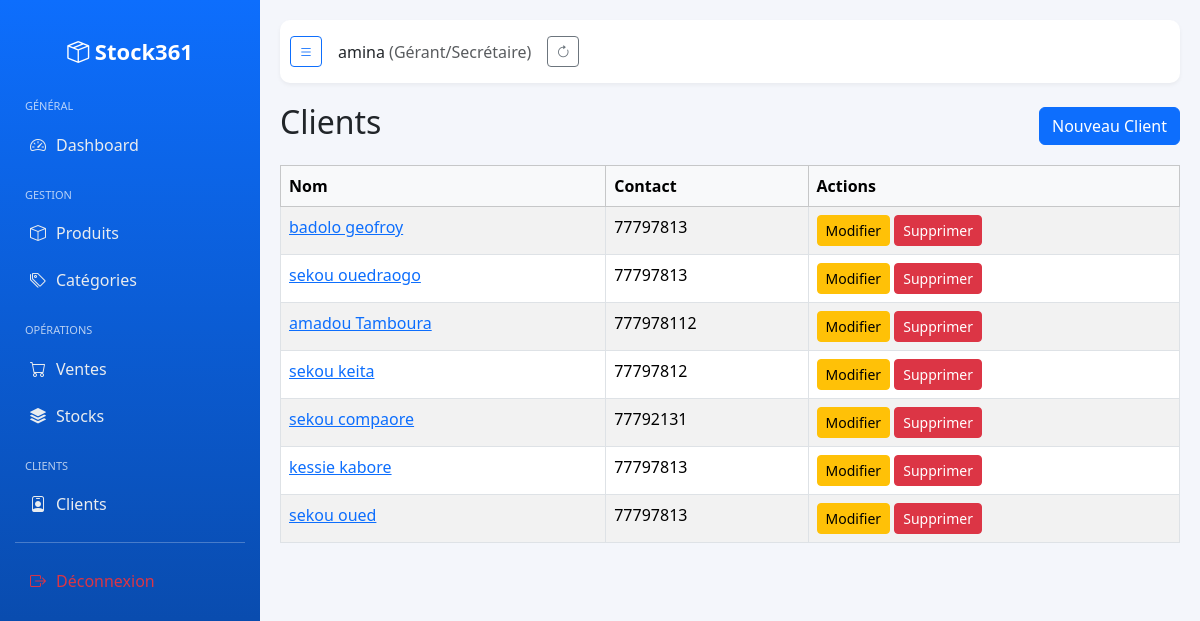
Page /vente/clients/ (signed in) on the earlier database version.
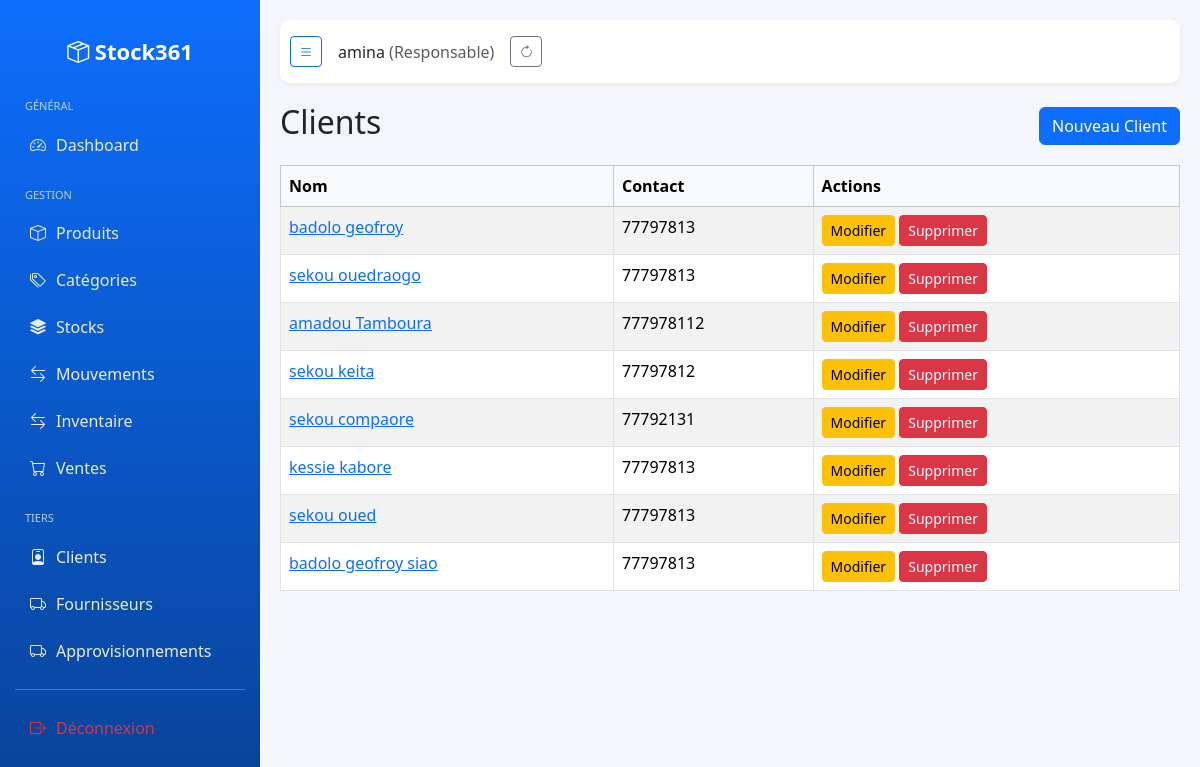
Same page on the later database version.
### entreprise/models.py (models this page shows, shortened)
class Utilisateur(AbstractUser):
    class TypeUtilisateur(models.TextChoices):
        SUPER_ADMIN = 'super_admin', 'Super Admin'
        RESPONSABLE = 'responsable', 'Responsable'
        GERANT = 'gerant', 'Gérant/Secrétaire'
    entreprise = models.ForeignKey(
        Entreprise,
        on_delete=models.CASCADE,
        related_name='utilisateurs',
        blank=True,
        null=True
    )
    type_utilisateur = models.CharField(
        max_length=20,
        choices=TypeUtilisateur.choices,
        default=TypeUtilisateur.GERANT
    )
    est_actif = models.BooleanField(default=True)
    telephone = models.CharField(max_length=20, blank=True, null=True)
    adresse = models.CharField(max_length=255, blank=True, null=True)
    date_creation = models.DateTimeField(default=timezone.now)
    @property
    def est_super_admin(self):
        return self.type_utilisateur == self.TypeUtilisateur.SUPER_ADMIN
    @property
    def est_responsable(self):
        return self.type_utilisateur == self.TypeUtilisateur.RESPONSABLE
    @property
    def est_gerant(self):
        return self.type_utilisateur == self.TypeUtilisateur.GERANT
    def get_role_display(self):
        return self.get_type_utilisateur_display()
    @property
    def responsable(self):
        """
        Retourne le premier utilisateur de type 'responsable' ou None
        """
        return self.utilisateurs.filter(type_utilisateur='responsable').first()

### vente/models.py (models this page shows, shortened)
class Client(models.Model):
    entreprise = models.ForeignKey(Entreprise, on_delete=models.CASCADE, related_name='clients')
    nom = models.CharField(max_length=150)
    contact = models.CharField(max_length=50, blank=True, null=True)

### vente/views.py (the view)
# urls.py: path('clients/', views.ClientListView.as_view(), name='client_list'),
class ClientListView(LoginRequiredMixin, ListView):
    model = Client
    template_name = 'vente/client_list.html'
    context_object_name = 'clients'
    def get_queryset(self):
        user = self.request.user
        if user.est_super_admin:
            return Client.objects.all()
        return Client.objects.filter(entreprise=user.entreprise)

### templates/vente/client_list.html (shortened to what this page needs)
{% extends 'base.html' %}
{% block content %}
<div class="d-flex justify-content-between align-items-center mb-3">
    <h2>Clients</h2>
    <a href="{% url 'client_create' %}" class="btn btn-primary">Nouveau Client</a>
</div>
<table class="table table-striped table-bordered" id="clientsTable">
    <thead class="table-light">
        <tr>
            <th>Nom</th>
            <th>Contact</th>
            <th>Actions</th>
        </tr>
    </thead>
    <tbody>
        {% for client in clients %}
        <tr>
            <td><a href="{% url 'client_detail' client.pk %}">{{ client.nom }}</a></td>
            <td>{{ client.contact|default:"-" }}</td>
            <td>
                <a href="{% url 'client_update' client.pk %}" class="btn btn-sm btn-warning">Modifier</a>
                <a href="{% url 'client_delete' client.pk %}" class="btn btn-sm btn-danger">Supprimer</a>
            </td>
        </tr>
        {% empty %}
        <tr>
            <td colspan="3" class="text-center">Aucun client trouvé</td>
        </tr>
        {% endfor %}
    </tbody>
</table>
{% endblock %}

### templates/base.html (shortened to what the changed rows need)
<!DOCTYPE html>
<html lang="fr">
{% load static %}
<head>
    <link href="{% static 'vendor/bootstrap/css/bootstrap.min.css' %}" rel="stylesheet">
    <link href="{% static 'vendor/bootstrap-icons/font/bootstrap-icons.css' %}" rel="stylesheet">
    <link rel="stylesheet" href="{% static 'vendor/datatables/css/jquery.dataTables.min.css' %}">
    <link rel="stylesheet" href="{% static 'vendor/datatables/css/dataTables.bootstrap5.min.css' %}">
    <link rel="stylesheet" href="{% static 'vendor/datatables/css/buttons.bootstrap5.min.css' %}">
    <link rel="stylesheet" href="{% static 'vendor/datatables/css/select.bootstrap5.min.css' %}">
    <link rel="stylesheet" href="{% static 'vendor/datatables/css/responsive.bootstrap5.min.css' %}">
</head>
<body>
<div class="sidebar" id="sidebar">
    <div class="brand">
        <i class="bi bi-box-seam"></i> <span>Stock361</span>
    </div>
    {% if request.user.est_super_admin %}
        <div class="menu-title">Général</div>
        <a href="{% url 'dashboard' %}"><i class="bi bi-speedometer2"></i> <span>Dashboard</span></a>
        <div class="menu-title">Administration</div>
        <a href="{% url 'entreprise_list' %}"><i class="bi bi-building"></i> <span>Entreprises</span></a>
        <a href="{% url 'utilisateur_list' %}"><i class="bi bi-people"></i> <span>Utilisateurs</span></a>
        <div class="menu-title">Gestion</div>
        <a href="{% url 'produit:produit_list' %}"><i class="bi bi-box"></i> <span>Produits</span></a>
        <a href="{% url 'produit:categorie_list' %}">
            <i class="bi bi-tags"></i> <span>Catégories</span>
        </a>
        <a href="{% url 'stock_list' %}"><i class="bi bi-stack"></i> <span>Stocks</span></a>
        <a href="{% url 'inventaire_list' %}"><i class="bi bi-stack"></i> <span>Inventaire</span></a>
        <a href="{% url 'mouvement_list' %}"><i class="bi bi-arrow-left-right"></i> <span>Mouvements</span></a>
        <a href="{% url 'vente_list' %}"><i class="bi bi-cart"></i> <span>Ventes</span></a>
        <div class="menu-title">Tiers</div>
        <a href="{% url 'client_list' %}"><i class="bi bi-person-badge"></i> <span>Clients</span></a>
    {% elif request.user.est_responsable %}
        <div class="menu-title">Général</div>
        <a href="{% url 'dashboard' %}"><i class="bi bi-speedometer2"></i> <span>Dashboard</span></a>
        <div class="menu-title">Gestion</div>
        <a href="{% url 'produit:produit_list' %}"><i class="bi bi-box"></i> <span>Produits</span></a>
        <a href="{% url 'produit:categorie_list' %}">
            <i class="bi bi-tags"></i> <span>Catégories</span>
        </a>
        <a href="{% url 'stock_list' %}"><i class="bi bi-stack"></i> <span>Stocks</span></a>
        <a href="{% url 'mouvement_list' %}"><i class="bi bi-arrow-left-right"></i> <span>Mouvements</span></a>
        <a href="{% url 'inventaire_list' %}"><i class="bi bi-arrow-left-right"></i> <span>Inventaire</span></a>
        <a href="{% url 'vente_list' %}"><i class="bi bi-cart"></i> <span>Ventes</span></a>
        <div class="menu-title">Tiers</div>
        <a href="{% url 'client_list' %}"><i class="bi bi-person-badge"></i> <span>Clients</span></a>
        <a href="{% url 'fournisseur_list' %}"><i class="bi bi-truck"></i> <span>Fournisseurs</span></a>
        <a href="{% url 'approvisionnement_list' %}"><i class="bi bi-truck"></i> <span>Approvisionnements</span></a>
    {% elif request.user.est_gerant %}
        <div class="menu-title">Général</div>
        <a href="{% url 'dashboard' %}"><i class="bi bi-speedometer2"></i> <span>Dashboard</span></a>
        <div class="menu-title">Gestion</div>
        <a href="{% url 'produit:produit_list' %}"><i class="bi bi-box"></i> <span>Produits</span></a>
        <a href="{% url 'produit:categorie_list' %}">
            <i class="bi bi-tags"></i> <span>Catégories</span>
        </a>
        <div class="menu-title">Opérations</div>
        <a href="{% url 'vente_list' %}"><i class="bi bi-cart"></i> <span>Ventes</span></a>
        <a href="{% url 'stock_list' %}"><i class="bi bi-stack"></i> <span>Stocks</span></a>
        <div class="menu-title">Clients</div>
        <a href="{% url 'client_list' %}"><i class="bi bi-person-badge"></i> <span>Clients</span></a>
    {% endif %}
    <hr class="text-white">
    <a href="{% url 'logout' %}" class="text-danger"><i class="bi bi-box-arrow-right"></i> <span>Déconnexion</span></a>
</div>
<div class="main" id="main">
    <div class="topbar">
        <div class="d-flex align-items-center gap-3">
            <button class="btn btn-sm btn-outline-primary" id="toggleSidebar"><i class="bi bi-list"></i></button>
            <div class="user-info">
                {{ request.user.username }}
                <span class="text-muted">({{ request.user.get_role_display }})</span>
            </div>
            <button class="btn btn-sm btn-outline-secondary" id="refreshBtn" title="Actualiser">
                <i class="bi bi-arrow-clockwise"></i>
            </button>
        </div>
    </div>
    {% block content %}{% endblock %}
</div>
</body>
</html>

Differences in the rows shown:
changed Utilisateur "amina": type_utilisateur "gerant" → "responsable" (drawn); user.role "Gérant/Secrétaire" → "Responsable"
added Client: nom "badolo geofroy siao", contact "77797813"
Other differences:
text no longer shown: "OPÉRATIONS CLIENTS"
text now shown: "Mouvements Inventaire TIERS Fournisseurs Approvisionnements"
